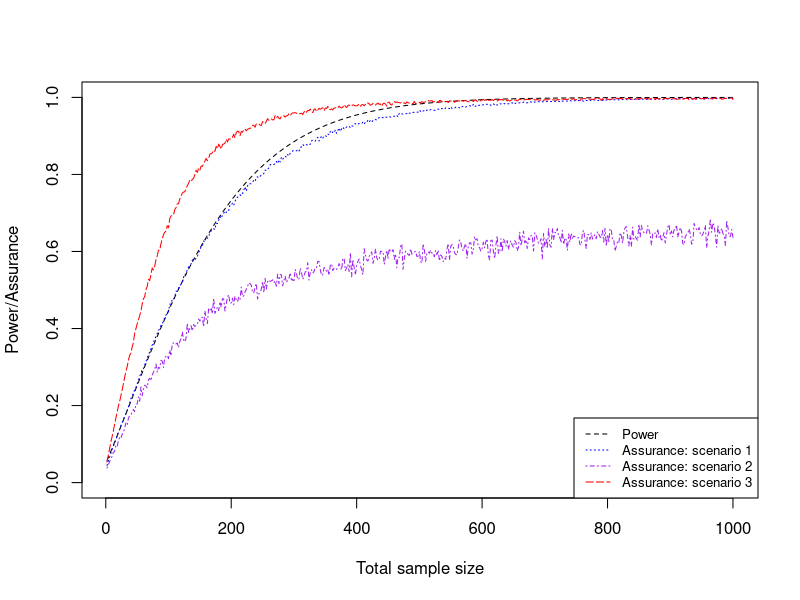
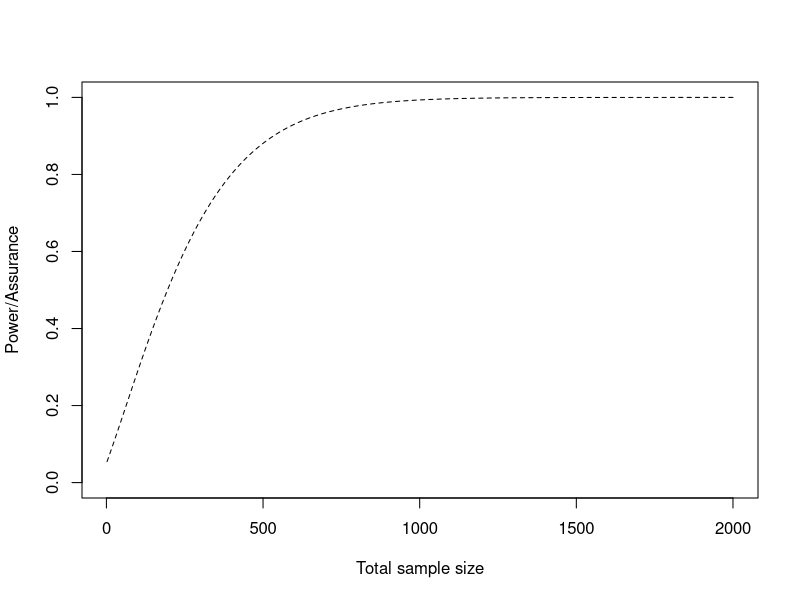

Source code (R) for these figures, in order: (Note: a time limit stopped this script after it produced the figures.)

#Exponential example


###Power calculation
N1vec <- seq(1:500)
N2vec <- seq(1:500)
alpha <- 0.05


#Function to calculate the power for two user-specified sample sizes
powerfunc <- function(N1, N2){
  lambda1 <- -log(0.6)/5
  lambda2 <- -log(0.8)/5
  theta <- log(lambda2/lambda1)
  T <- 5
  R <- 3
  P1e <- 1-(exp(-lambda1*(T-R))-exp(-lambda1*T))/(lambda1*R)
  P2e <- 1-(exp(-lambda2*(T-R))-exp(-lambda2*T))/(lambda2*R)
  power <- vector(length = 500)
  pnorm(-theta/(sqrt(1/(N1*P1e)+1/(N2*P2e)))-qnorm(alpha/2), lower.tail = F)+pnorm(theta/(sqrt(1/(N1*P1e)+1/(N2*P2e)))-qnorm(alpha/2), lower.tail = F)
}

#Calculating power for different values of the sample sizes
power <- vector(length = 500)
for (i in 1:500){
  power[i] <- powerfunc(N1vec[i], N2vec[i])  
}

#Plotting the power calculations
plot(power, type = "l", ylim = c(0,1), xaxt = "n", xlab = "Total sample size", ylab = "Power/Assurance", lty=2)
axis(1, at = seq(0, 500,by = 100), labels = seq(0, 1000, by = 200))

###Assurance methods now

#function to calculate assurance for user-specified sample sizes (m is mean of rho, v is variance of rho)
assurancefunc <- function(N1, N2, m, v){
  M <- 1000
  T <- 5
  R <- 3
  assurance <- vector(length = M)
  for (j in 1:M){
    S1 <- rbeta(1, 60, 40)
    rho <- rnorm(1, m, sqrt(v))
    S2 <- S1+rho
    lambda1 <- -log(S1)/5
    lambda2 <- -log(S2)/5
    theta <- log(lambda2/lambda1)
    P1e <- 1-(exp(-lambda1*(T-R))-exp(-lambda1*T))/(lambda1*R)
    P2e <- 1-(exp(-lambda2*(T-R))-exp(-lambda2*T))/(lambda2*R)
    assurance[j] <- pnorm(theta/(sqrt(1/(N1*P1e)+1/(N2*P2e)))-qnorm(alpha/2), lower.tail = F)
  }
  assurance <- na.omit(assurance)
  mean(assurance)  
}


#Need to calculate assurance for the three different scenarios

#Scenario 1

ass1 <- vector(length = 500)
for (i in 1:500){
  ass1[i] <- assurancefunc(N1vec[i], N2vec[i], m = 0.2, v = 0.001)  
}
lines(ass1, lty = 3, col = "blue")

#Scenario 2

ass2 <- vector(length = 500)
for (i in 1:500){
  ass2[i] <- assurancefunc(N1vec[i], N2vec[i], m = 0.2, v = 0.05)  
}
lines(ass2, lty = 4, col = "purple")


#Scenario 3

ass3 <- vector(length = 500)
for (i in 1:500){
  ass3[i] <- assurancefunc(N1vec[i], N2vec[i], m = 0.3, v = 0.005)  
}
lines(ass3, lty = 5, col = "red")

legend("bottomright", legend = c("Power", "Assurance: scenario 1", "Assurance: scenario 2", "Assurance: scenario 3"),
       col = c("black", "blue", "purple", "red"), lty = 2:5, cex = 0.8)


###Weibull example
N1vec <- seq(1:1000)
N2vec <- seq(1:1000)
alpha <- 0.05

#Function to calculate the power for two user-specified sample sizes
powerfunc <- function(N1, N2){
  kappa1 <- log(log(0.1)/log(0.2))/(log(2/1))
  kappa2 <- log(log(0.2)/log(0.3))/(log(2/1))
  lambda1 <- -log(0.2)/(1^kappa1)
  lambda2 <- -log(0.3)/(1^kappa1)
  mu1 <- gamma(1+1/kappa1)/(lambda1^(1/kappa1))
  mu2 <- gamma(1+1/kappa2)/(lambda2^(1/kappa2))
  sigma1 <- (gamma(1+2/kappa1)-(gamma(1+1/kappa1))^2)/lambda1^(2/kappa1)
  sigma2 <- (gamma(1+2/kappa2)-(gamma(1+1/kappa2))^2)/lambda2^(2/kappa2)
  alpha <- 0.05
  pnorm((mu2-mu1)/(sqrt(sigma1/N1+sigma2/N2))-qnorm(alpha/2), lower.tail = F)+pnorm(-(mu2-mu1)/(sqrt(sigma1/N1+sigma2/N2))-qnorm(alpha/2), lower.tail = F)
}

#Calculating power for different values of the sample sizes
power <- vector(length = 1000)
for (i in 1:1000){
  power[i] <- powerfunc(N1vec[i], N2vec[i])  
}

#Plotting the power calculations
plot(power, type = "l", ylim = c(0,1), xaxt = "n", xlab = "Total sample size", ylab = "Power/Assurance", lty=2)
axis(1, at = seq(0, 1000,by = 250), labels = seq(0, 2000, by = 500))


#Assurance calculations now


assurancefunc <- function(N1, N2){
  M = 500
  assurance <- vector(length = M)
  for (j in 1:M){
    S1t0 <- rbeta(1, 8.10, 32.81)
    Delta11 <- rbeta(1, 4.36, 32.61)
    Delta12 <- rnorm(1, 0.097, sqrt(0.004))
    Delta22 <- rbeta(1, 2.23, 20.10)
    S1t0prime <- S1t0 - Delta11
    S2t0 <- S1t0 + Delta12
    S2t0prime <- S2t0 - Delta22
    kappa1 <- log(log(S1t0prime)/log(S1t0))/(log(2/1))
    kappa2 <- log(log(S2t0prime)/log(S2t0))/(log(2/1))
    lambda1 <- -log(S1t0)
    lambda2 <- -log(S2t0)
    if (is.na(kappa1)|is.na(kappa2)){
      assurance[j] = NA
    } else{
      Survtimes1 <- rweibull(N1, scale = lambda1, shape = kappa1)
      Survtimes2 <- rweibull(N2, scale = lambda2, shape = kappa2)
      X2bar = mean(Survtimes2)
      X1bar = mean(Survtimes1)
      sigma1 = var(Survtimes1)
      sigma2 = var(Survtimes2)
      assurance[j]   =  (X2bar - X1bar)/(sqrt(sigma1/N1+sigma2/N2))>qt(0.975 , df = N1+N2-1)
    }
  }
  assurance <- na.omit(assurance)
  mean(assurance)  
}


N1vec <- seq(1,1000)
N2vec <- seq(1,1000)

ass <- vector(length = 1000)
for (i in 1:1000){
  ass[i] <- assurancefunc(N1vec[i], N2vec[i])  
}

lines(ass, lty=3, col="blue")

##Nonparametric example

Standard = data.frame(Time = c(0.8, 1.0, 2.7, 3.1, 5.4, 7.0, 9.2, 12.1), Cens = c(1, 0, 0, 1, 1, 0, 1, 0))
fit = survfit(Surv(Time, Cens)~1, data = Standard)
plot(fit, conf.int = F)
summary(fit)
